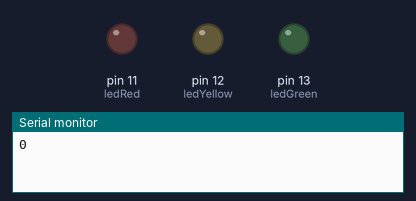
Bench run of a sketch on a simulated Arduino Uno, built with avr-gcc and run on an emulated ATmega328P. On the bench: output pins drawn as LEDs (lit = HIGH), the last lines printed to the serial monitor.

Above: at 0.5 s.
At 2.5 s:
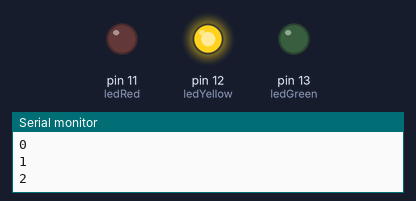
At 3.5 s:
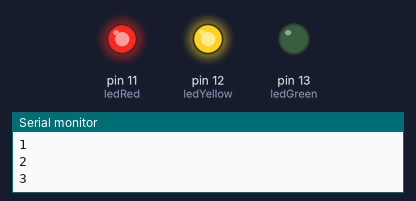
At 4.5 s:
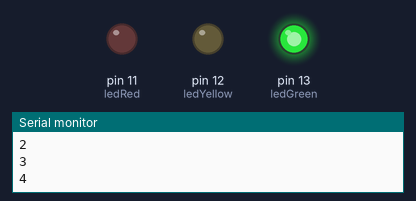
At 6.5 s:
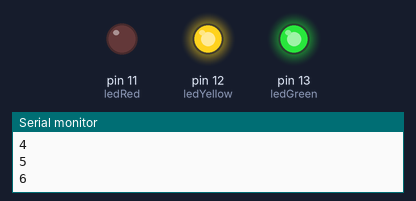
At 9.5 s:
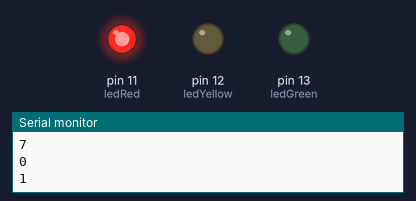
Timing chart, 0 to 10.4 s (numbered marks = the images above):
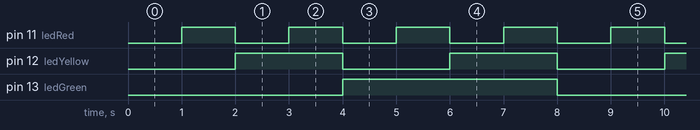

Measured:
- by itself, pin 11 (ledRed): alternates HIGH for 1.0 s and LOW for 1.0 s
- by itself, pin 12 (ledYellow): alternates HIGH for 2.0 s and LOW for 2.0 s
- by itself, pin 13 (ledGreen): alternates HIGH for 4.0 s and LOW for 4.0 s

The sketch:

exercise2_binarycounter.ino
```cpp
int ledGreen = 13;
int ledYellow = 12;
int ledRed = 11;

void setup() {
  // put your setup code here, to run once:
  Serial.begin(115200); // baud rate given in exercise
  pinMode(ledGreen, OUTPUT);
  pinMode(ledYellow, OUTPUT);
  pinMode(ledRed, OUTPUT);
}

void loop() {
  // counting from 0 to 7 in binary using 3 LEDS and changing their state to match
  // LEDS: RED - YELLOW - GREEN
  digitalWrite(ledGreen,LOW);
  digitalWrite(ledYellow,LOW);
  digitalWrite(ledRed,LOW);
  Serial.println(0);
  delay(1000);
  digitalWrite(ledGreen,LOW);
  digitalWrite(ledYellow,LOW);
  digitalWrite(ledRed,HIGH);
  Serial.println(1);
  delay(1000);
  digitalWrite(ledGreen,LOW);
  digitalWrite(ledYellow,HIGH);
  digitalWrite(ledRed,LOW);
  Serial.println(2);
  delay(1000);
  digitalWrite(ledGreen,LOW);
  digitalWrite(ledYellow,HIGH);
  digitalWrite(ledRed,HIGH);
  Serial.println(3);
  delay(1000);
  digitalWrite(ledGreen,HIGH);
  digitalWrite(ledYellow,LOW);
  digitalWrite(ledRed,LOW);
  Serial.println(4);
  delay(1000);
  digitalWrite(ledGreen,HIGH);
  digitalWrite(ledYellow,LOW);
  digitalWrite(ledRed,HIGH);
  Serial.println(5);
  delay(1000);
  digitalWrite(ledGreen,HIGH);
  digitalWrite(ledYellow,HIGH);
  digitalWrite(ledRed,LOW);
  Serial.println(6);
  delay(1000);
  digitalWrite(ledGreen,HIGH);
  digitalWrite(ledYellow,HIGH);
  digitalWrite(ledRed,HIGH);
  Serial.println(7);
  delay(1000);


}
```
